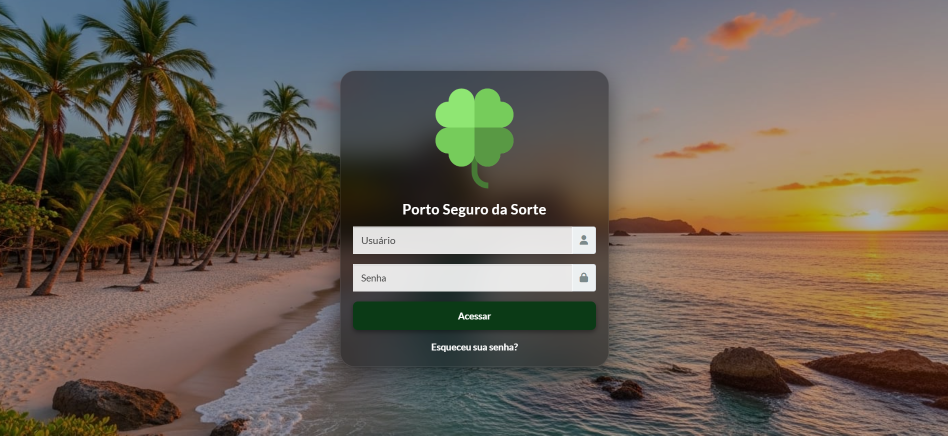
#> input picture imagens/backend (01).png, 1896 x 871 px (shown at 1/2 size); its folder holds 4 pictures in this run
$ python update_readme.py
#> lines starting #> are read from the running program, lines starting #| are printed output that depends on the picture
# .github/workflows/update_readme.py
import os
import re
from datetime import datetime
import pytz
from PIL import Image

# Caminho base: raiz do repositório
BASE_DIR = os.path.abspath(os.path.join(os.path.dirname(__file__), "../.."))

# ===== Configuração do destino =====
README_DIR = os.getenv("README_OUTPUT_DIR", BASE_DIR)
os.makedirs(README_DIR, exist_ok=True)

README_FILE = os.path.join(README_DIR, "README.md")
VERSAO_FILE = os.path.join(README_DIR, "versao.txt")

DOCS_DIR = os.path.join(BASE_DIR, "documentos")
os.makedirs(DOCS_DIR, exist_ok=True)

IMAGENS_DIR = os.path.join(BASE_DIR, "imagens")
IMAGEM_EXTENSOES = {".png", ".jpg", ".jpeg", ".gif", ".svg", ".bmp", ".tiff"}

DOCS_REPOS_FILE = os.path.join(DOCS_DIR, "repositorios.md")

# LIMITE MÁXIMO DE LARGURA PARA REDIMENSIONAMENTO (800px)
MAX_LARGURA = 800

# Extensões e diretórios que devem ser ocultados na árvore
OCULTA_EXT = {".yml", ".py", ".git", ".webp"}
OCULTA_DIR = {
    ".git",
    ".github",
    ".gitignore",
    ".env",
    ".env.local",
    "Facebook",
    "Instagram",
    "Linkedin",
    "Twitter",
    "cache",
}

FUSO_HORARIO_BRASIL = pytz.timezone("America/Sao_Paulo")

# -------------------- Versão --------------------
def ler_versao():
    if not os.path.exists(VERSAO_FILE):
        return None
    try:
        with open(VERSAO_FILE, "r", encoding="utf-8") as f:
            return int(f.read().strip())
    except (ValueError, OSError):
        return None

def salvar_versao(valor: int) -> int:
    with open(VERSAO_FILE, "w", encoding="utf-8") as f:
        f.write(str(valor))
    return valor

def obter_data_hora_brasilia() -> str:
    agora = datetime.now(FUSO_HORARIO_BRASIL)
    return agora.strftime("%d/%m/%Y %H:%M:%S")

# -------------------- Processamento de Imagens --------------------
def redimensionar_imagem_se_necessario(caminho_imagem: str, max_largura: int):
    """
    Redimensiona a imagem se sua largura for maior que max_largura,
    mantendo a proporção original. Substitui o arquivo original.
    """
    try:
        with Image.open(caminho_imagem) as img:
            largura, altura = img.size

            if largura > max_largura:
                nova_altura = int((max_largura / largura) * altura)
                nova_dimensao = (max_largura, nova_altura)

                img = img.resize(nova_dimensao, Image.Resampling.LANCZOS)

                img.save(caminho_imagem, quality=90, optimize=True)

                print(f"Redimensionado: {os.path.basename(caminho_imagem)} de {largura}px para {max_largura}px.")
                return True
    except FileNotFoundError:
        print(f"Erro: Arquivo não encontrado em {caminho_imagem}")
    except Exception as e:
        print(f"Erro ao processar a imagem {os.path.basename(caminho_imagem)}: {e}")
    return False

def coletar_imagens(path_dir: str) -> list[str]:
    """
    Lista todos os arquivos de imagem na pasta 'imagens/', ignorando arquivos ocultos,
    e redimensiona-os se necessário.
    """
    if not os.path.exists(path_dir) or not os.path.isdir(path_dir):
        return []

    imagens = []
    try:
        for item in os.listdir(path_dir):
            # Filtro: Ignora arquivos ocultos ou de cache do sistema (começam com '.')
            if item.startswith('.'):
                continue

            caminho_item = os.path.join(path_dir, item)

            if os.path.isfile(caminho_item):
                ext = os.path.splitext(item)[1].lower()

                if ext in IMAGEM_EXTENSOES:
                    redimensionar_imagem_se_necessario(caminho_item, MAX_LARGURA)
                    imagens.append(item)

    except (FileNotFoundError, PermissionError):
        pass

    return sorted(imagens)

def montar_tabela_imagens(imagens: list[str]) -> str:
    """
    Gera a seção de demonstração em formato de tabela (2 colunas) para o README.md.
    Cada imagem é exibida UMA ÚNICA VEZ com largura de 400px.
    A numeração da tela é embutida na célula para estabilidade da formatação.
    """
    if not imagens:
        return ""

    linhas = []
    num_imagens = len(imagens)

    linhas.append("## 🖼️ Imagens do Projeto\n")
    linhas.append(f"Aqui estão **{num_imagens}** telas do **Porto Seguro da Sorte** contidas na pasta `imagens/`:\n")

    colunas = 2

    # 1. CABEÇALHO DA TABELA (Texto descritivo)
    cabecalho_descritivo = ["Demonstração"] * colunas
    linhas.append(f"| {' | '.join(cabecalho_descritivo)} |")

    # 2. SEPARADOR DO CABEÇALHO
    linhas.append(f"|{'---|' * colunas}")

    # Itera sobre a lista de 2 em 2
    for i in range(0, num_imagens, colunas):
        row_imagens = imagens[i : i + colunas]

        # --- LINHA ÚNICA: IMAGENS + NUMERAÇÃO (Tags <img>) ---
        img_tags = []
        for j, nome_imagem in enumerate(row_imagens):
            indice = i + j + 1
            caminho_relativo = f"./imagens/{nome_imagem}"

            # Formato Estável: Numeração e imagem na mesma célula
            img_tags.append(f'**Tela {indice}**<br><img src="{caminho_relativo}" alt="Tela {indice}" width="400"/>')

        # Preenche com colunas vazias se a última linha não for completa
        while len(img_tags) < colunas:
            img_tags.append(" ")

        # Adiciona a linha ao conteúdo da tabela
        linhas.append(f"| {' | '.join(img_tags)} |")

    linhas.append("\n---\n") # Separador após a seção
    return "\n".join(linhas)

# -------------------- Utilitários --------------------
URL_LINE_RE = re.compile(r"^\s*URL\s*=\s*(?P<url>.+?)\s*$", re.IGNORECASE)

def gerar_arvore(path, ignorar=None, prefixo="", is_root=True, nome_raiz=None):
    ignorar = set(ignorar) if ignorar else set()
    linhas = []

    if is_root:
        if nome_raiz is None:
            nome_raiz = os.path.basename(os.path.normpath(path)) or "."
        linhas.append(f"📂 {nome_raiz}")

    try:
        itens = sorted(os.listdir(path))
    except (FileNotFoundError, PermissionError) as e:
        return f"{prefixo}[Erro ao acessar {path}: {e}]"

    itens_filtrados = []
    for item in itens:
        if item in ignorar:
            continue
        caminho_item = os.path.join(path, item)
        if os.path.isdir(caminho_item):
            itens_filtrados.append(item)
        else:
            ext = os.path.splitext(item)[1].lower()
            if ext not in OCULTA_EXT:
                itens_filtrados.append(item)

    total = len(itens_filtrados)
    for i, item in enumerate(itens_filtrados):
        caminho_item = os.path.join(path, item)
        ultimo = i == total - 1
        ponteiro = "└── " if ultimo else "├── "

        if os.path.isdir(caminho_item):
            try:
                conteudo_dir = [
                    f
                    for f in os.listdir(caminho_item)
                    if f not in ignorar
                    and (
                        os.path.isdir(os.path.join(caminho_item, f))
                        or os.path.splitext(f)[1].lower() not in OCULTA_EXT
                    )
                ]
            except (FileNotFoundError, PermissionError):
                conteudo_dir = []

            emoji = "📂" if conteudo_dir else "🗂️"
            linhas.append(f"{prefixo}{ponteiro}{emoji} {item}")

            if conteudo_dir:
                novo_prefixo = prefixo + ("    " if ultimo else "│   ")
                subarvore = gerar_arvore(
                    caminho_item, ignorar, novo_prefixo, is_root=False
                )
                linhas.append(subarvore)
        else:
            linhas.append(f"{prefixo}{ponteiro}📄 {item}")

    return "\n".join(linhas)


def ler_url_de_arquivo(path_url: str) -> str | None:
    """Lê o conteúdo de um .url (formato InternetShortcut) e retorna o valor após 'URL='."""
    try:
        with open(path_url, "r", encoding="utf-8") as f:
            for line in f:
                m = URL_LINE_RE.match(line)
                if m:
                    return m.group("url").strip()
    except OSError:
        return None
    return None

def ler_descricao_sidecar(stem: str) -> str:
    """
    Busca descrição em arquivos 'stem.desc.md' ou 'stem.desc.txt' dentro de documentos/.
    """
    candidatos = [
        os.path.join(DOCS_DIR, f"{stem}.desc.md"),
        os.path.join(DOCS_DIR, f"{stem}.desc.txt"),
    ]
    for arq in candidatos:
        if os.path.exists(arq):
            try:
                with open(arq, "r", encoding="utf-8") as f:
                    return f.read().strip()
            except OSError:
                pass
    return ""

def extrair_equipe_projeto_do_nome(stem: str) -> tuple[str, str]:
    """
    Extrai Equipe e Projeto do nome do arquivo.
    """
    m = re.match(r"^\s*(Equipe\s+\d+)\s*[-—]\s*(.+)\s*$", stem, flags=re.IGNORECASE)
    if m:
        equipe = m.group(1).strip().title()
        projeto = m.group(2).strip()
        return (equipe, projeto)
    return ("", stem.strip())

def coletar_repositorios_de_documentos() -> list[dict]:
    """
    Vasculha 'documentos/' por arquivos .url e monta a lista de repositórios.
    """
    repos = []
    try:
        for item in sorted(os.listdir(DOCS_DIR)):
            path = os.path.join(DOCS_DIR, item)
            if not os.path.isfile(path):
                continue
            name, ext = os.path.splitext(item)
            if ext.lower() != ".url":
                continue

            url = ler_url_de_arquivo(path)
            if not url:
                continue

            equipe, projeto = extrair_equipe_projeto_do_nome(name)
            descricao = ler_descricao_sidecar(name)

            repos.append(
                {
                    "equipe": equipe,
                    "projeto": projeto,
                    "descricao": descricao,
                    "url": url,
                    "slug": name,
                }
            )
    except FileNotFoundError:
        pass

    repos.sort(key=lambda r: (r["equipe"] or "ZZZ", r["projeto"].lower()))
    return repos

# -------------------- Sumário (README) e página em documentos --------------------
def montar_tabela_repositorios(repos: list[dict]) -> str:
    """
    Gera markdown da seção de sumário de repositórios.
    """
    linhas = []
    linhas.append("## 📚 Sumário dos Repositórios Técnicos\n")
    linhas.append("> *Gerado automaticamente a partir de arquivos `.url` em `./documentos/`. ")
    linhas.append("Cada `.url` deve conter uma linha `URL=...`. ")
    linhas.append("O nome do arquivo define as colunas, ex.: `Equipe 0X - Campo Inteligente – Back-End.url`.*\n")
    linhas.append("")
    linhas.append("| Equipe | Projeto | Descrição | Repositório |")
    linhas.append("|:-------|:--------|:----------|:------------|")

    if not repos:
        linhas.append("| — | — | — | — |")
        return "\n".join(linhas) + "\n"

    for r in repos:
        equipe = f"**{r['equipe']}**" if r["equipe"] else "—"
        projeto = r["projeto"] if r["projeto"] else r["slug"]
        desc = (r["descricao"] or "—").replace("\n", " ").strip()
        linhas.append(f"| {equipe} | {projeto} | {desc} | [{r['slug']}]({r['url']}) |")

    linhas.append("")
    return "\n".join(linhas)

def salvar_repositorios_em_documentos(repos: list[dict], destino_md: str):
    """
    Gera 'documentos/repositorios.md' com a mesma lógica.
    """
    linhas = []
    linhas.append("# 📚 Repositórios Técnicos — Links Externos\n")
    linhas.append("_Fonte: arquivos `.url` dentro de `./documentos/`._\n")
    if not repos:
        linhas.append("> Nenhum arquivo `.url` encontrado em `./documentos/`.\n")
    else:
        for r in repos:
            equipe = (r["equipe"] + " — ") if r["equipe"] else ""
            titulo = f"{equipe}{r['projeto'] or r['slug']}"
            linhas.append(f"- **{titulo}**")
            if r["descricao"]:
                linhas.append(f"  - {r['descricao'].strip()}")
            linhas.append(f"  - Repositório: <{r['url']}>")
            linhas.append("")

    with open(destino_md, "w", encoding="utf-8") as f:
        f.write("\n".join(linhas).rstrip() + "\n")

# -------------------- README --------------------
def atualizar_readme():
    """
    Incrementa a versão e coordena a geração do README e repositorios.md.
    """
    versao_atual = ler_versao()
    if versao_atual is None:
        nova_versao = salvar_versao(1)
    else:
        nova_versao = salvar_versao(versao_atual + 1)

    data_hora = obter_data_hora_brasilia()

    # 1) Coleta repositórios
    repos = coletar_repositorios_de_documentos()

    # 2) Coleta e REDIMENSIONA imagens
    imagens = coletar_imagens(IMAGENS_DIR)
#> in redimensionar_imagem_se_necessario, img is the input picture: PIL image 1896x871 RGBA; mean R, G, B, A 106.4, 96.8, 84.7, 255
#> in redimensionar_imagem_se_necessario, `img = img.resize(nova_dimensao, Image.Resampling.LANCZOS)`:
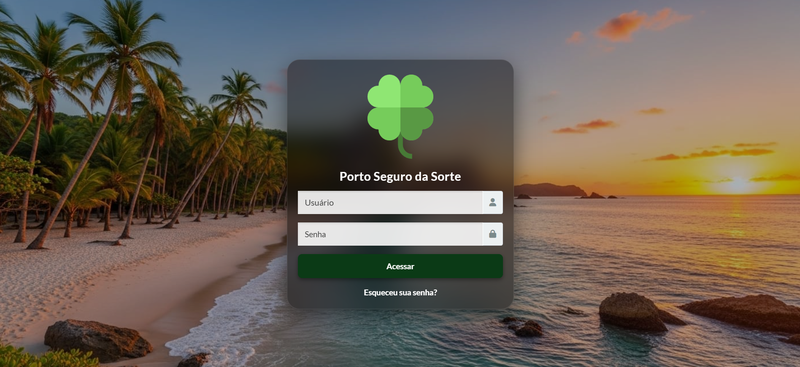
#> img: PIL image 800x367 RGBA; mean R, G, B, A 106.4, 96.8, 84.7, 255
#| Redimensionado: backend (01).png de 1896px para 800px.

    # 3) Gera/atualiza documentos/repositorios.md
    salvar_repositorios_em_documentos(repos, DOCS_REPOS_FILE)

    # 4) Atualiza README
    gerar_readme(nova_versao, data_hora, repos, imagens)

def gerar_readme(versao, data_hora, repos_from_docs, imagens_from_dir):
    with open(README_FILE, "w", encoding="utf-8") as readme:
        # Seção 1: Cabeçalho e Informações Básicas
        readme.write("# Bem-vindo ao 🍀**Porto Seguro da Sorte**\n\n")
        readme.write(
            "## 📌 Porto Seguro da Sorte\n\n"
            "O Porto Seguro da Sorte é uma plataforma digital desenvolvida para atender a uma demanda real "
            "de uma empresa de rifas sediada em Porto Seguro – BA, que necessitava de uma solução online, "
            "segura e escalável, capaz de operar em todo o território nacional.\n\n"

            "A plataforma é voltada para a organização e participação em rifas online, oferecendo uma "
            "experiência prática, acessível e confiável tanto para organizadores quanto para participantes. "
            "O sistema contempla todo o ciclo operacional das rifas, desde a criação até o sorteio, "
            "com processos claros e transparentes.\n\n"

            "O sistema conta com integração à plataforma de pagamentos digitais Pagar.me, criada pela Stone, "
            "voltada para negócios online, oferecendo soluções completas como checkout, Pix, cartão de crédito, "
            "boleto, pagamentos recorrentes e APIs para integração. Essa integração permite o controle "
            "automatizado dos pagamentos, a emissão de comprovantes e maior confiabilidade nas transações financeiras.\n\n"

            "### 🔑 Principais funcionalidades\n\n"
            "- Criação e gerenciamento de rifas online\n"
            "- Integração com gateway de pagamentos (Pix, cartão de crédito, boleto e recorrência)\n"
            "- Controle automático de pagamentos\n"
            "- Emissão de comprovantes\n"
            "- Envio de notificações automáticas\n"
            "- Processo de sorteio com foco em transparência e rastreabilidade\n\n"

            "A navegação foi projetada para ser intuitiva, com foco em acessibilidade, clareza das informações "
            "e segurança dos dados, garantindo uma experiência consistente e confiável para todos os usuários.\n\n"
        )


        readme.write("## ℹ️ Importante \n\n")
        readme.write("ESTE README É ATUALIZADO AUTOMATICAMENTE A CADA COMMIT NA MAIN \n\n")
        readme.write("```\n")
        readme.write(f"Repositório..........: Portifólio\n")
        readme.write(f"Sistema..............: Porto Seguro da Sorte\n")
        readme.write(f"Versão...............: {versao} (AUTO-INCREMENTO)\n")
        readme.write(f"Data de Atualização..: {data_hora}\n")
        readme.write(f"Responsável..........: Marcos Morais\n")
        readme.write("```\n")

        # Seção 2: Participantes
        readme.write("## 👥 Participantes\n\n")
        readme.write("<table style='width:100%'>\n")
        readme.write("<thead><tr>")
        readme.write("<th style='text-align:left'>Nome</th>")
        readme.write("<th style='text-align:left'>Função</th>")
        readme.write("<th style='text-align:left'>Contato</th>")
        readme.write("</tr></thead>\n")
        readme.write("<tbody>\n")
        readme.write(
            "<tr><td>MARCOS MORAIS DE SOUSA            </td><td>Gerente de Projetos                         </td><td><a href='https://www.linkedin.com/in/marcosmoraisjr/'>LinkedIn</a> | <a href='mailto:mmstec@gmail.com'>Email</a></td></tr>\n"
        )
        readme.write(
            "<tr><td>VINICIUS ANDRADE                 </td><td>Full Stack Web Developer/Líder Técnico       </td><td><a href='https://www.linkedin.com/in/andrade787/'    >LinkedIn</a> | <a href='mailto:vinigta30@gmail.com'>Email</a></td></tr>\n"
        )
        readme.write(
            "<tr><td>DIMITRI M. REIS DE SOUSA          </td><td>Full Stack Web Developer                     </td><td><a href='https://www.linkedin.com/in/dimitrimrs/'    >LinkedIn</a> | <a href='mailto:dimitrimrs@gmail.com'>Email</a></td></tr>\n"
        )
        readme.write("</tbody>\n</table>\n\n")

        # Seção 3: Tecnologias
        readme.write("## 🧩 Tecnologias Utilizadas\n\n")
        readme.write("<p align='left'>\n")
        readme.write("  <img src='https://img.shields.io/badge/Figma-F24E1E?logo=figma&logoColor=white' alt='Figma' />\n")
        readme.write("  <img src='https://img.shields.io/badge/GitHub-100000?logo=github&logoColor=white&style=flat' alt='GitHub' />\n")
        readme.write("  <img src='https://img.shields.io/badge/PostgreSQL-13+-4169E1?logo=postgresql&logoColor=white' alt='PostgreSQL' />\n")
        readme.write("  <img src='https://img.shields.io/badge/Python-3.8+-3776AB?logo=python&logoColor=white' alt='Python' />\n")
        readme.write("  <img src='https://img.shields.io/badge/Uvicorn-ASGI-121212?logo=fastapi&logoColor=white' alt='Uvicorn' />\n")
        readme.write("  <img src='https://img.shields.io/badge/Daphne-ASGI-11B5AF?logoColor=white' alt='Daphne' />\n")
        readme.write("  <img src='https://img.shields.io/badge/drf--yasg-Swagger_Integration-6DB33F?logo=swagger&logoColor=white' alt='drf-yasg' />\n")
        readme.write("</p>\n\n")

        # Seção 4: Sumário dos Repositórios
        readme.write(montar_tabela_repositorios(repos_from_docs))
        readme.write("\n")
        readme.write(
            f"🔗 Consulte também: [`documentos/{os.path.basename(DOCS_REPOS_FILE)}`](./documentos/{os.path.basename(DOCS_REPOS_FILE)}) para a lista de links externos.\n\n"
        )

        # Seção 5: Documentos
        readme.write("## 📂 Documentos\n\n")
        readme.write("```\n")
        readme.write(gerar_arvore(DOCS_DIR, OCULTA_DIR))
        readme.write("\n```\n")

        # Seção 6: Estrutura do Repositório
        readme.write("## 🌳 Estrutura do Repositório\n\n")
        readme.write("```\n")
        readme.write(gerar_arvore(BASE_DIR, OCULTA_DIR))
        readme.write("\n```\n")

        # Seção 7: IMAGENS DO PROJETO (Tabela Corrigida e Estável)
        readme.write(montar_tabela_imagens(imagens_from_dir))

        # Seção 8: Licença
        readme.write("## 📜 Licença\n\n")
        readme.write("Este projeto está licenciado sob os termos do arquivo [LICENSE](./documentos/LICENSE).\n\n")

        # Seção 9: Agradecimentos
        readme.write("## 🤝 Agradecimentos\n\n")
        readme.write("Contribuições, sugestões e feedbacks são muito bem-vindos! Caso tenha algum comentário ou queira contribuir com o projeto, sinta-se à vontade para abrir uma issue ou enviar um pull request.\n\n")
        readme.write("--- \n\n")
        readme.write("Desenvolvido com ❤️ pela equipe de [Marcos Morais](https://www.linkedin.com/in/marcosmoraisjr/) \n\n")

# -------------------- Main --------------------
if __name__ == "__main__":
    try:
        atualizar_readme()
    except ImportError:
        print("Erro: A biblioteca Pillow (PIL) não está instalada. Execute 'pip install Pillow' para habilitar o redimensionamento de imagens.")
    except Exception as e:
        print(f"Ocorreu um erro durante a atualização do README: {e}")
